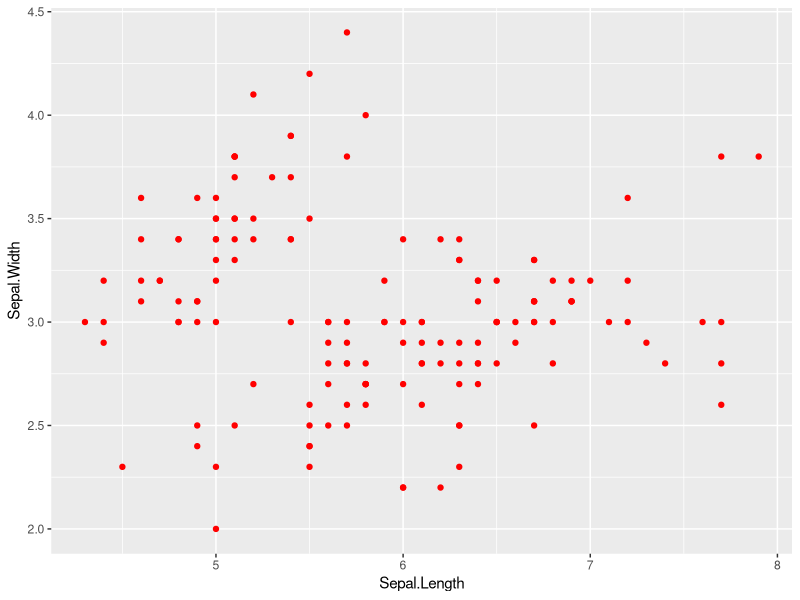
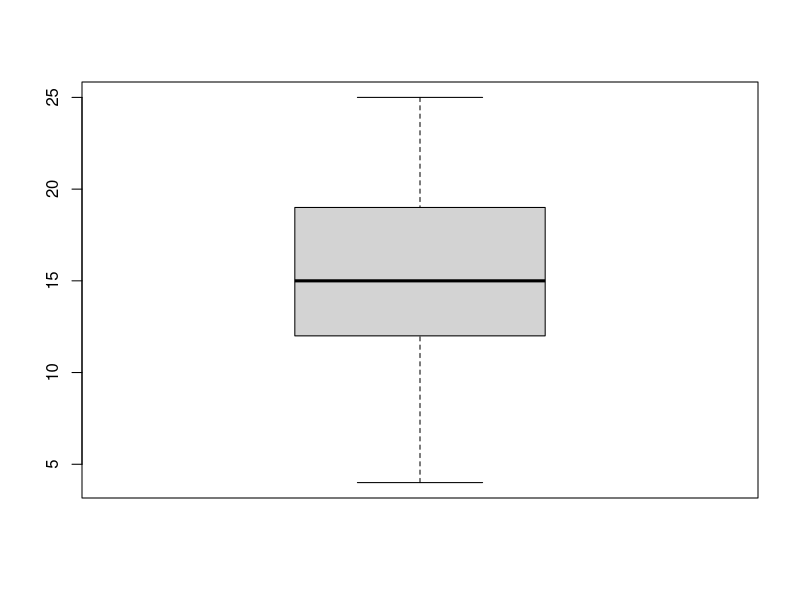

Reproduce these figures in R, in order.
library(tidyverse)
ggplot(iris,aes(x=Sepal.Length,y=Sepal.Width))+geom_point(col="red")

#though this is the master make it pull

boxplot(cars$speed)